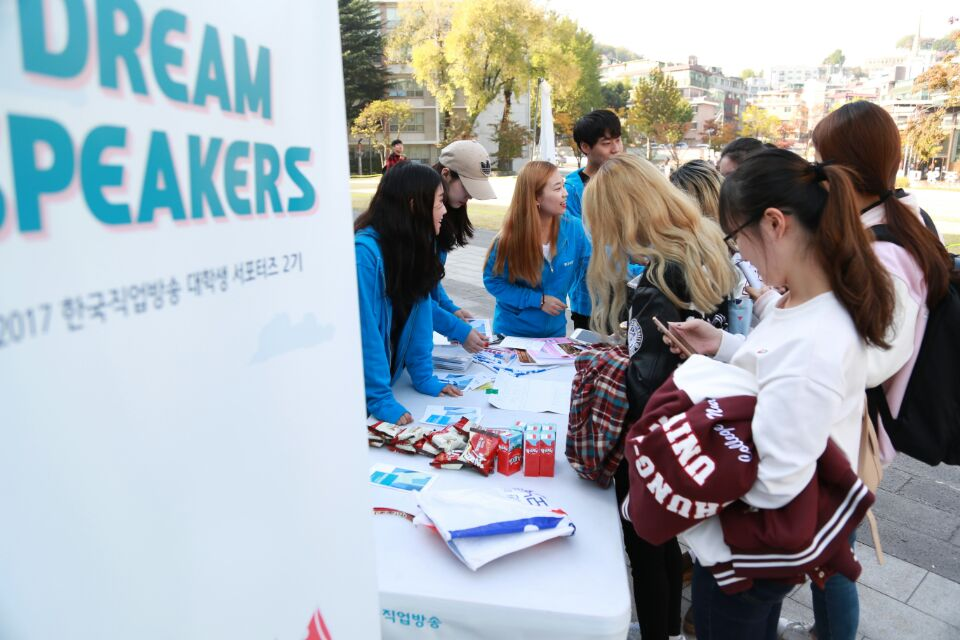
#> input picture week12/hyohyeon.jpg, 960 x 640 px
$ python hash.py   (older library calls are emulated)
#> lines starting #> are read from the running program, lines starting #| are printed output that depends on the picture
from PIL import Image
import numpy as np

# 이미지 데이터를 Averages Hash로 변환 함수 선언
def average_hash(fname, size = 16): #average_hash(파일이름, 사이즈)
#> called with fname = 'hyohyeon.jpg', size = 16
      img = Image.open(fname) # 이미지 데이터 열기
#> img is the input picture: PIL image 960x640 RGB; mean R, G, B 162.3, 169.9, 175.4
      img = img.convert('L')  # 그레이스케일로 변환
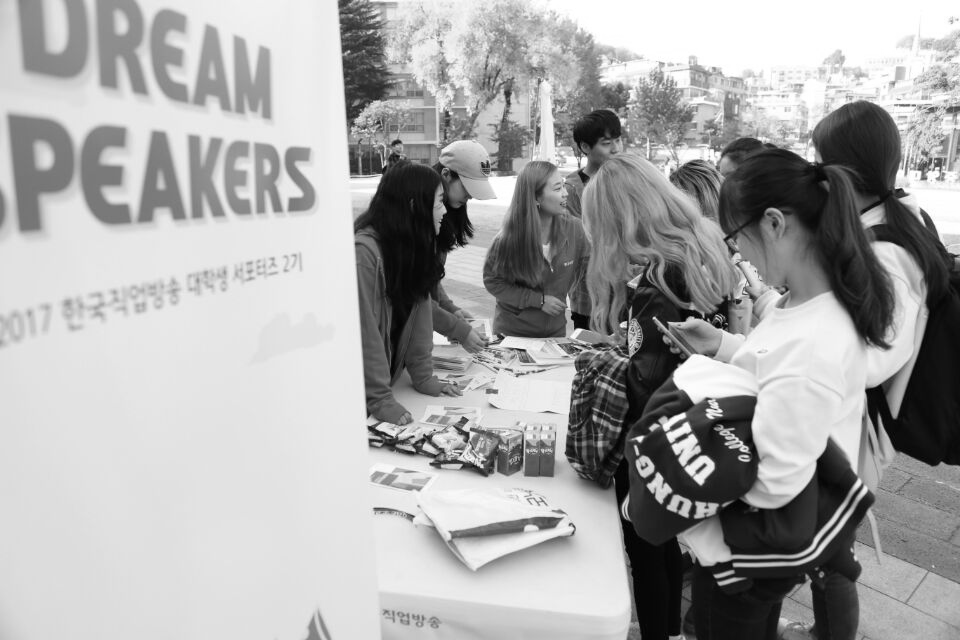
#> img: PIL image 960x640 L; min 0, max 255, mean 168.2
                              #'1'지정하게 되면 이진화 그밖에 "RGB", "RGBA", "CMYAK" 모드 지정가능
      img = img.resize((size, size), Image.ANTIALIAS) # 리사이즈
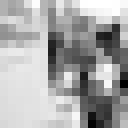
#> img: PIL image 16x16 L (shown 8 times larger); min 0, max 255, mean 168.3
      pixel_data = img.getdata() # 픽셀 데이터 가져오기
      pixels = np.array(pixel_data) # Numpy 배열로 변환하기
#> pixels = 256 values, max 255 at index 11, min 0 at index 175, mean 168.3

      pixels = pixels.reshape((size, size)) # 2차원 배열로 변환
      avg = pixels.mean() # 평균 구하기
#> avg = 168.3
#> (printed output is left out)
      diff = 1*(pixels>avg) #평균보다 크면 1, 작으면 0으로 변환하기
      return diff


# 이전 해시로 변환하는 함수 선언
def np2hash(n):
      bhash = []
      for n1 in ahash.tolist():
            s1 = [str(i) for i in n1]
            s2 = "".join(s1)
            i = int(s2,2) #이진수를 정수로 변환하기
            bhash.append("%04x"%i)
#> this loop made 16 passes
#> (n1, i) on passes 1 to 12: ([1, 0, 1, 1, 1, 1, 1, 1, 1, 1, 1, 1, 1, 1, 1, 1], 49151), ([1, 0, 0, 1, 1, 1, 0, 1, 0, 1, 1, 1, 1, 1, 1, 1], 40319), ([1, 1, 1, 1, 1, 1, 0, 1, 1, 0, 0, 0, 1, 1, 1, 1], 64911), ([0, 1, 1, 1, 1, 1, 0, 0, 0, 0, 0, 1, 0, 0, 0, 1], 31761), ([0, 0, 0, 0, 1, 1, 0, 0, 1, 0, 0, 0, 0, 0, 0, 1], 3201), ([1, 1, 1, 1, 1, 1, 0, 0, 0, 0, 0, 0, 0, 0, 0, 0], 64512), ([1, 1, 1, 1, 1, 1, 0, 0, 0, 0, 0, 0, 0, 0, 0, 0], 64512), ([1, 1, 1, 1, 1, 1, 0, 0, 0, 0, 0, 0, 0, 0, 0, 0], 64512), ([1, 1, 1, 1, 1, 1, 0, 0, 0, 0, 0, 0, 1, 1, 1, 0], 64526), ([1, 1, 1, 1, 1, 1, 0, 0, 1, 1, 0, 0, 1, 1, 1, 0], 64718), ([1, 1, 1, 1, 1, 1, 0, 1, 1, 0, 0, 0, 0, 1, 0, 0], 64900), ([1, 1, 1, 1, 1, 1, 1, 0, 0, 0, 0, 0, 0, 1, 0, 0], 65028)
#> after the loop, bhash = ['bfff', '9d7f', 'fd8f', '7c11', '0c81', 'fc00', 'fc00', 'fc00', 'fc0e', 'fcce', 'fd84', 'fe04', 'ffc0', 'ffc0', 'ffc1', 'ffc1']
      return "".join(bhash)

# Average Hash 출력하기
ahash = average_hash('hyohyeon.jpg')
print(ahash)
print(np2hash(ahash))
#| bfff9d7ffd8f7c110c81fc00fc00fc00fc0efccefd84fe04ffc0ffc0ffc1ffc1


#학습을 시킬 준비가 됨
